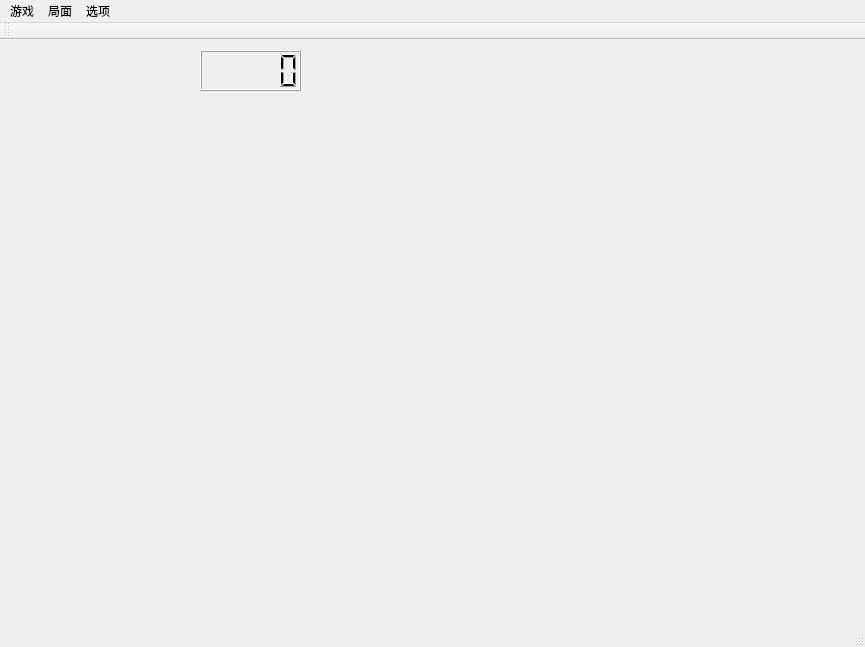
<?xml version="1.0" encoding="UTF-8"?>
<ui version="4.0">
 <class>MainWindow</class>
 <widget class="QMainWindow" name="MainWindow">
  <property name="geometry">
   <rect>
    <x>0</x>
    <y>0</y>
    <width>865</width>
    <height>647</height>
   </rect>
  </property>
  <property name="windowTitle">
   <string>MainWindow</string>
  </property>
  <widget class="QWidget" name="centralWidget">
   <widget class="QLCDNumber" name="lcdNumber">
    <property name="geometry">
     <rect>
      <x>200</x>
      <y>10</y>
      <width>101</width>
      <height>41</height>
     </rect>
    </property>
   </widget>
  </widget>
  <widget class="QMenuBar" name="menuBar">
   <property name="geometry">
    <rect>
     <x>0</x>
     <y>0</y>
     <width>865</width>
     <height>26</height>
    </rect>
   </property>
   <widget class="QMenu" name="menu">
    <property name="title">
     <string>游戏</string>
    </property>
    <widget class="QMenu" name="menu_5">
     <property name="title">
      <string>联机对弈</string>
     </property>
     <addaction name="actionCreateHost"/>
     <addaction name="actionConnectHost"/>
    </widget>
    <addaction name="actionPVP"/>
    <addaction name="menu_5"/>
    <addaction name="separator"/>
    <addaction name="actionGiveIn"/>
   </widget>
   <widget class="QMenu" name="menu_3">
    <property name="title">
     <string>局面</string>
    </property>
    <widget class="QMenu" name="menu_4">
     <property name="title">
      <string>载入局面</string>
     </property>
     <addaction name="actionLoadInit"/>
     <addaction name="actionLoadFromFile"/>
    </widget>
    <addaction name="menu_4"/>
    <addaction name="actionSaveChess"/>
   </widget>
   <widget class="QMenu" name="menu_6">
    <property name="title">
     <string>选项</string>
    </property>
    <addaction name="actionDebug"/>
   </widget>
   <addaction name="menu"/>
   <addaction name="menu_3"/>
   <addaction name="menu_6"/>
  </widget>
  <widget class="QToolBar" name="mainToolBar">
   <attribute name="toolBarArea">
    <enum>TopToolBarArea</enum>
   </attribute>
   <attribute name="toolBarBreak">
    <bool>false</bool>
   </attribute>
  </widget>
  <widget class="QStatusBar" name="statusBar"/>
  <action name="actionPVP">
   <property name="text">
    <string>双人对弈</string>
   </property>
  </action>
  <action name="actionLoadInit">
   <property name="text">
    <string>初始局面</string>
   </property>
  </action>
  <action name="actionLoadFromFile">
   <property name="text">
    <string>从文件载入..</string>
   </property>
  </action>
  <action name="actionSaveChess">
   <property name="text">
    <string>保存局面</string>
   </property>
  </action>
  <action name="actionGiveIn">
   <property name="text">
    <string>认输</string>
   </property>
  </action>
  <action name="actionCreateHost">
   <property name="text">
    <string>创建主机</string>
   </property>
  </action>
  <action name="actionConnectHost">
   <property name="text">
    <string>连接主机</string>
   </property>
  </action>
  <action name="actionDebug">
   <property name="checkable">
    <bool>true</bool>
   </property>
   <property name="checked">
    <bool>false</bool>
   </property>
   <property name="text">
    <string>开启调试</string>
   </property>
  </action>
 </widget>
 <layoutdefault spacing="6" margin="11"/>
 <resources/>
 <connections/>
</ui>
